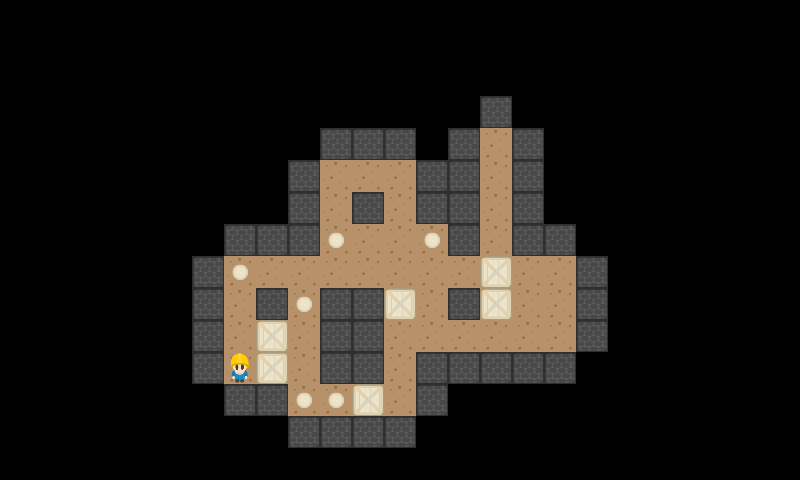

Tiled map render using the project's own tile images. Description and the map definition, with tile-layer contents summarised, below:
An orthogonal 25x15 tile map with 32x32 px tiles, 2 tile layers (StaticMap, Objetos).

<map version="1.0" orientation="orthogonal" renderorder="right-down" width="25" height="15" tilewidth="32" tileheight="32">
 <tileset firstgid="1" source="Tileset.tsx" />
 <layer name="StaticMap" width="25" height="15">
  <data>[375 cells, 96 non-empty, 2 distinct tile ids]</data>
 </layer>
 <layer name="Objetos" width="25" height="15">
  <data>[375 cells, 13 non-empty, 3 distinct tile ids]</data>
 </layer>
</map>
